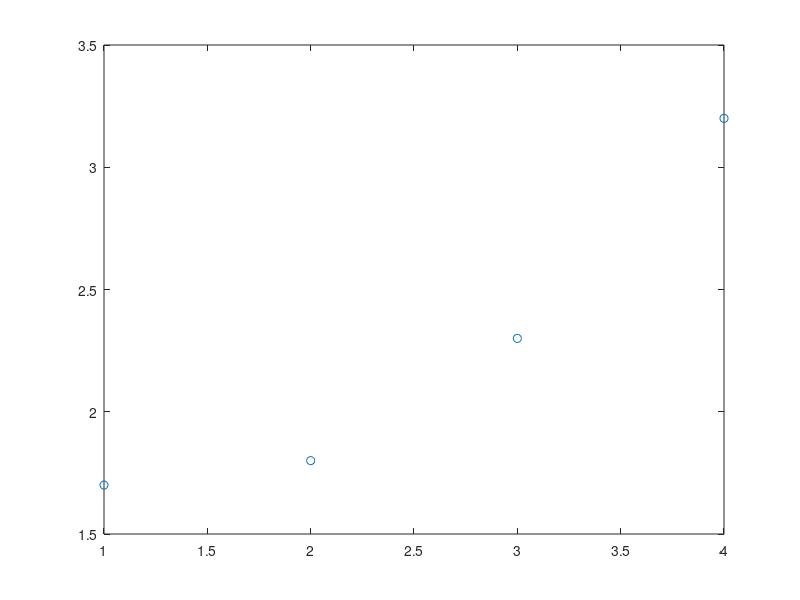

Source code (MATLAB):
% P7_3.M Fit a 2nd degree polynomial to data
%
x=[1 2 3 4];
y=[1.7 1.8 2.3 3.2];
plot(x,y,'o')
A1=[1 1 1 1];
A=[A1' x' x.^2'];
xlsq=A'*A \ A'*y'
